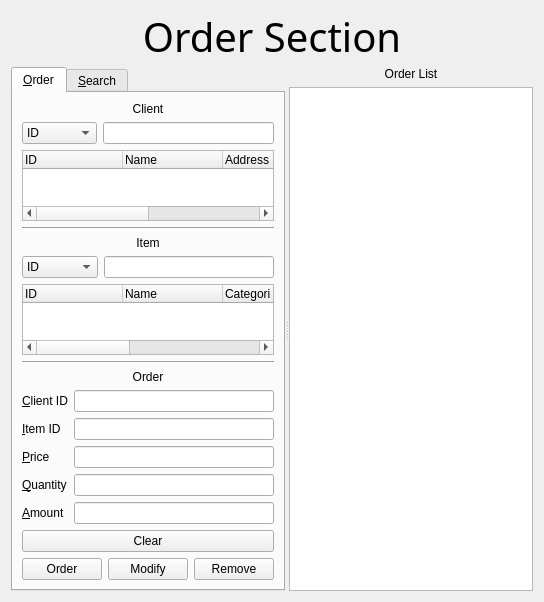
<?xml version="1.0" encoding="UTF-8"?>
<ui version="4.0">
 <class>OrderManager</class>
 <widget class="QWidget" name="OrderManager">
  <property name="geometry">
   <rect>
    <x>0</x>
    <y>0</y>
    <width>544</width>
    <height>523</height>
   </rect>
  </property>
  <property name="windowTitle">
   <string>Form</string>
  </property>
  <layout class="QVBoxLayout" name="verticalLayout_8">
   <item>
    <layout class="QVBoxLayout" name="verticalLayout_7">
     <item>
      <widget class="QLabel" name="label">
       <property name="minimumSize">
        <size>
         <width>0</width>
         <height>50</height>
        </size>
       </property>
       <property name="maximumSize">
        <size>
         <width>16777215</width>
         <height>50</height>
        </size>
       </property>
       <property name="baseSize">
        <size>
         <width>0</width>
         <height>150</height>
        </size>
       </property>
       <property name="font">
        <font>
         <family>Arial Rounded MT Bold</family>
         <pointsize>30</pointsize>
        </font>
       </property>
       <property name="text">
        <string>Order Section</string>
       </property>
       <property name="alignment">
        <set>Qt::AlignCenter</set>
       </property>
      </widget>
     </item>
     <item>
      <widget class="QSplitter" name="splitter">
       <property name="orientation">
        <enum>Qt::Horizontal</enum>
       </property>
       <widget class="QTabWidget" name="OrdertabWidget">
        <property name="currentIndex">
         <number>0</number>
        </property>
        <widget class="QWidget" name="tab">
         <attribute name="title">
          <string>&amp;Order</string>
         </attribute>
         <layout class="QHBoxLayout" name="horizontalLayout_4">
          <item>
           <layout class="QVBoxLayout" name="verticalLayout_5">
            <item>
             <layout class="QVBoxLayout" name="verticalLayout_4">
              <item>
               <widget class="QLabel" name="OrderClientlabel">
                <property name="text">
                 <string>Client</string>
                </property>
                <property name="alignment">
                 <set>Qt::AlignCenter</set>
                </property>
               </widget>
              </item>
              <item>
               <layout class="QHBoxLayout" name="horizontalLayout_3">
                <item>
                 <widget class="QComboBox" name="clientComboBox">
                  <item>
                   <property name="text">
                    <string>ID</string>
                   </property>
                  </item>
                  <item>
                   <property name="text">
                    <string>Name</string>
                   </property>
                  </item>
                  <item>
                   <property name="text">
                    <string>Address</string>
                   </property>
                  </item>
                  <item>
                   <property name="text">
                    <string>Type</string>
                   </property>
                  </item>
                 </widget>
                </item>
                <item>
                 <widget class="QLineEdit" name="clientLineEdit"/>
                </item>
               </layout>
              </item>
              <item>
               <widget class="QTreeWidget" name="clientTreeWidget">
                <column>
                 <property name="text">
                  <string>ID</string>
                 </property>
                </column>
                <column>
                 <property name="text">
                  <string>Name</string>
                 </property>
                </column>
                <column>
                 <property name="text">
                  <string>Address</string>
                 </property>
                </column>
                <column>
                 <property name="text">
                  <string>Tel</string>
                 </property>
                </column>
                <column>
                 <property name="text">
                  <string>Type</string>
                 </property>
                </column>
               </widget>
              </item>
             </layout>
            </item>
            <item>
             <widget class="Line" name="line">
              <property name="orientation">
               <enum>Qt::Horizontal</enum>
              </property>
             </widget>
            </item>
            <item>
             <layout class="QVBoxLayout" name="verticalLayout_3">
              <item>
               <widget class="QLabel" name="OrderClientlabel_2">
                <property name="text">
                 <string>Item</string>
                </property>
                <property name="alignment">
                 <set>Qt::AlignCenter</set>
                </property>
               </widget>
              </item>
              <item>
               <layout class="QHBoxLayout" name="horizontalLayout_2">
                <item>
                 <widget class="QComboBox" name="itemComboBox">
                  <item>
                   <property name="text">
                    <string>ID</string>
                   </property>
                  </item>
                  <item>
                   <property name="text">
                    <string>Name</string>
                   </property>
                  </item>
                  <item>
                   <property name="text">
                    <string>Categori</string>
                   </property>
                  </item>
                  <item>
                   <property name="text">
                    <string>Color</string>
                   </property>
                  </item>
                 </widget>
                </item>
                <item>
                 <widget class="QLineEdit" name="itemLineEdit"/>
                </item>
               </layout>
              </item>
              <item>
               <widget class="QTreeWidget" name="itemTreeWidget">
                <column>
                 <property name="text">
                  <string>ID</string>
                 </property>
                </column>
                <column>
                 <property name="text">
                  <string>Name</string>
                 </property>
                </column>
                <column>
                 <property name="text">
                  <string>Categori</string>
                 </property>
                </column>
                <column>
                 <property name="text">
                  <string>Color</string>
                 </property>
                </column>
                <column>
                 <property name="text">
                  <string>Stock</string>
                 </property>
                </column>
                <column>
                 <property name="text">
                  <string>Price</string>
                 </property>
                </column>
               </widget>
              </item>
             </layout>
            </item>
            <item>
             <widget class="Line" name="line_2">
              <property name="orientation">
               <enum>Qt::Horizontal</enum>
              </property>
             </widget>
            </item>
            <item>
             <layout class="QVBoxLayout" name="verticalLayout_2">
              <item>
               <widget class="QLabel" name="OrderClientlabel_3">
                <property name="text">
                 <string>Order</string>
                </property>
                <property name="alignment">
                 <set>Qt::AlignCenter</set>
                </property>
               </widget>
              </item>
              <item>
               <layout class="QFormLayout" name="formLayout">
                <item row="0" column="0">
                 <widget class="QLabel" name="label_2">
                  <property name="text">
                   <string>&amp;Client ID</string>
                  </property>
                  <property name="buddy">
                   <cstring>orderClientIdlineEdit</cstring>
                  </property>
                 </widget>
                </item>
                <item row="0" column="1">
                 <widget class="QLineEdit" name="orderClientIdlineEdit"/>
                </item>
                <item row="1" column="0">
                 <widget class="QLabel" name="label_3">
                  <property name="text">
                   <string>&amp;Item ID</string>
                  </property>
                  <property name="buddy">
                   <cstring>orderItemIdlineEdit</cstring>
                  </property>
                 </widget>
                </item>
                <item row="1" column="1">
                 <widget class="QLineEdit" name="orderItemIdlineEdit"/>
                </item>
                <item row="2" column="0">
                 <widget class="QLabel" name="label_4">
                  <property name="text">
                   <string>&amp;Price</string>
                  </property>
                  <property name="buddy">
                   <cstring>orderPricelineEdit</cstring>
                  </property>
                 </widget>
                </item>
                <item row="2" column="1">
                 <widget class="QLineEdit" name="orderPricelineEdit">
                  <property name="readOnly">
                   <bool>true</bool>
                  </property>
                 </widget>
                </item>
                <item row="3" column="0">
                 <widget class="QLabel" name="label_5">
                  <property name="text">
                   <string>&amp;Quantity</string>
                  </property>
                  <property name="buddy">
                   <cstring>orderQuantitylineEdit</cstring>
                  </property>
                 </widget>
                </item>
                <item row="3" column="1">
                 <widget class="QLineEdit" name="orderQuantitylineEdit"/>
                </item>
                <item row="4" column="0">
                 <widget class="QLabel" name="label_6">
                  <property name="text">
                   <string>&amp;Amount</string>
                  </property>
                  <property name="buddy">
                   <cstring>orderAmountlineEdit</cstring>
                  </property>
                 </widget>
                </item>
                <item row="4" column="1">
                 <widget class="QLineEdit" name="orderAmountlineEdit"/>
                </item>
               </layout>
              </item>
              <item>
               <layout class="QVBoxLayout" name="verticalLayout">
                <item>
                 <widget class="QPushButton" name="clearPushButton">
                  <property name="text">
                   <string>Clear</string>
                  </property>
                 </widget>
                </item>
                <item>
                 <layout class="QHBoxLayout" name="horizontalLayout">
                  <item>
                   <widget class="QPushButton" name="orderPushButton">
                    <property name="text">
                     <string>Order</string>
                    </property>
                   </widget>
                  </item>
                  <item>
                   <widget class="QPushButton" name="modifyPushButton">
                    <property name="text">
                     <string>Modify</string>
                    </property>
                   </widget>
                  </item>
                  <item>
                   <widget class="QPushButton" name="RemovePushButton">
                    <property name="text">
                     <string>Remove</string>
                    </property>
                   </widget>
                  </item>
                 </layout>
                </item>
               </layout>
              </item>
             </layout>
            </item>
           </layout>
          </item>
         </layout>
        </widget>
        <widget class="QWidget" name="tab_2">
         <attribute name="title">
          <string>&amp;Search</string>
         </attribute>
         <layout class="QVBoxLayout" name="verticalLayout_10">
          <item>
           <layout class="QVBoxLayout" name="verticalLayout_9">
            <item>
             <widget class="QLabel" name="SearchLabel">
              <property name="minimumSize">
               <size>
                <width>0</width>
                <height>60</height>
               </size>
              </property>
              <property name="font">
               <font>
                <family>Bahnschrift SemiBold</family>
                <pointsize>15</pointsize>
               </font>
              </property>
              <property name="text">
               <string>Order Infomation Search</string>
              </property>
              <property name="alignment">
               <set>Qt::AlignCenter</set>
              </property>
             </widget>
            </item>
            <item>
             <spacer name="verticalSpacer_3">
              <property name="orientation">
               <enum>Qt::Vertical</enum>
              </property>
              <property name="sizeType">
               <enum>QSizePolicy::Fixed</enum>
              </property>
              <property name="sizeHint" stdset="0">
               <size>
                <width>186</width>
                <height>13</height>
               </size>
              </property>
             </spacer>
            </item>
            <item>
             <layout class="QHBoxLayout" name="horizontalLayout_5">
              <item>
               <widget class="QComboBox" name="SearchComboBox">
                <item>
                 <property name="text">
                  <string>Order Num</string>
                 </property>
                </item>
                <item>
                 <property name="text">
                  <string>Clietn ID</string>
                 </property>
                </item>
                <item>
                 <property name="text">
                  <string>Item ID</string>
                 </property>
                </item>
                <item>
                 <property name="text">
                  <string>Categori</string>
                 </property>
                </item>
                <item>
                 <property name="text">
                  <string>Color</string>
                 </property>
                </item>
               </widget>
              </item>
              <item>
               <widget class="QLineEdit" name="searchLineEdit">
                <property name="sizePolicy">
                 <sizepolicy hsizetype="Expanding" vsizetype="Expanding">
                  <horstretch>0</horstretch>
                  <verstretch>0</verstretch>
                 </sizepolicy>
                </property>
                <property name="minimumSize">
                 <size>
                  <width>0</width>
                  <height>30</height>
                 </size>
                </property>
                <property name="maximumSize">
                 <size>
                  <width>16777215</width>
                  <height>30</height>
                 </size>
                </property>
               </widget>
              </item>
             </layout>
            </item>
            <item>
             <widget class="QPushButton" name="SearchPushButton">
              <property name="minimumSize">
               <size>
                <width>0</width>
                <height>0</height>
               </size>
              </property>
              <property name="maximumSize">
               <size>
                <width>16777215</width>
                <height>16777215</height>
               </size>
              </property>
              <property name="text">
               <string>&amp;Search</string>
              </property>
             </widget>
            </item>
            <item>
             <widget class="QTreeView" name="searchTreeView"/>
            </item>
            <item>
             <spacer name="verticalSpacer_4">
              <property name="orientation">
               <enum>Qt::Vertical</enum>
              </property>
              <property name="sizeType">
               <enum>QSizePolicy::Fixed</enum>
              </property>
              <property name="sizeHint" stdset="0">
               <size>
                <width>20</width>
                <height>17</height>
               </size>
              </property>
             </spacer>
            </item>
            <item>
             <widget class="QListWidget" name="SearchTimeListWidget">
              <property name="minimumSize">
               <size>
                <width>0</width>
                <height>40</height>
               </size>
              </property>
              <property name="maximumSize">
               <size>
                <width>16777215</width>
                <height>40</height>
               </size>
              </property>
             </widget>
            </item>
           </layout>
          </item>
         </layout>
        </widget>
       </widget>
       <widget class="QWidget" name="layoutWidget">
        <layout class="QVBoxLayout" name="verticalLayout_6">
         <item>
          <widget class="QLabel" name="label_7">
           <property name="text">
            <string>Order List</string>
           </property>
           <property name="alignment">
            <set>Qt::AlignCenter</set>
           </property>
          </widget>
         </item>
         <item>
          <widget class="QTreeView" name="orderTreeView"/>
         </item>
        </layout>
       </widget>
      </widget>
     </item>
    </layout>
   </item>
  </layout>
 </widget>
 <resources/>
 <connections/>
</ui>
